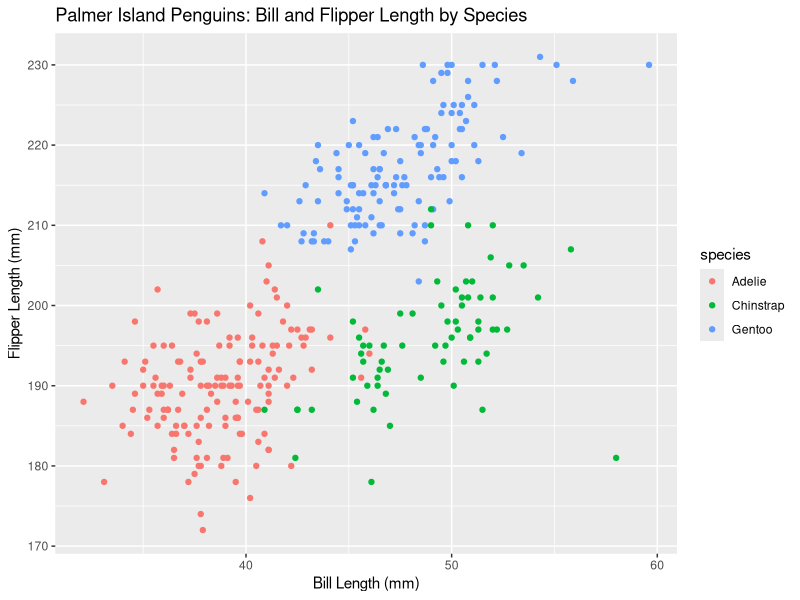
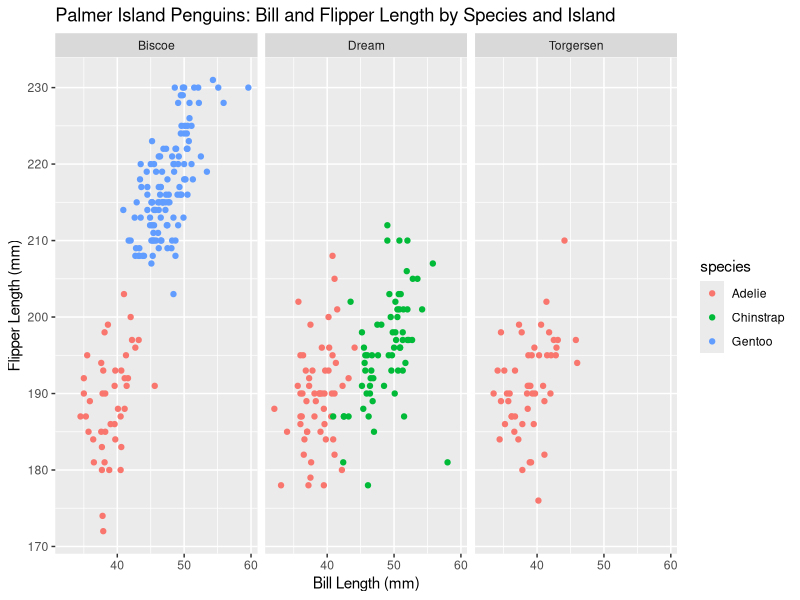
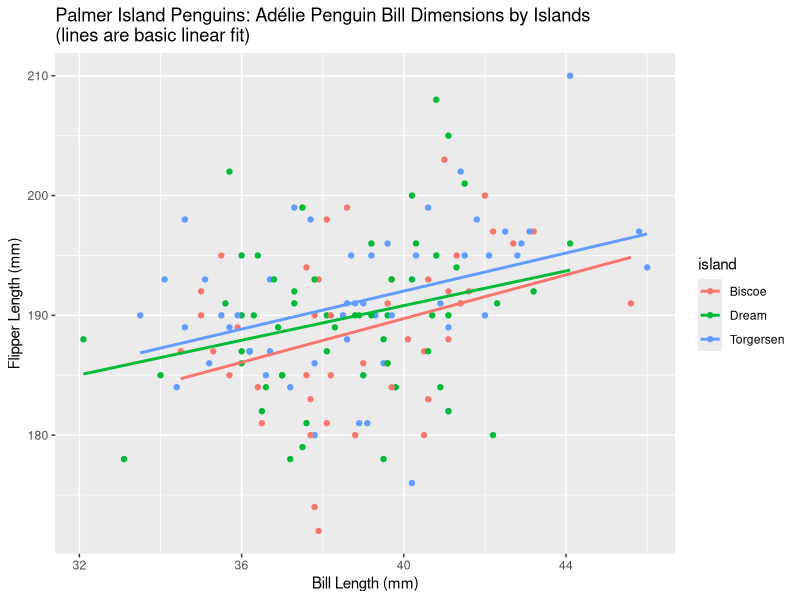
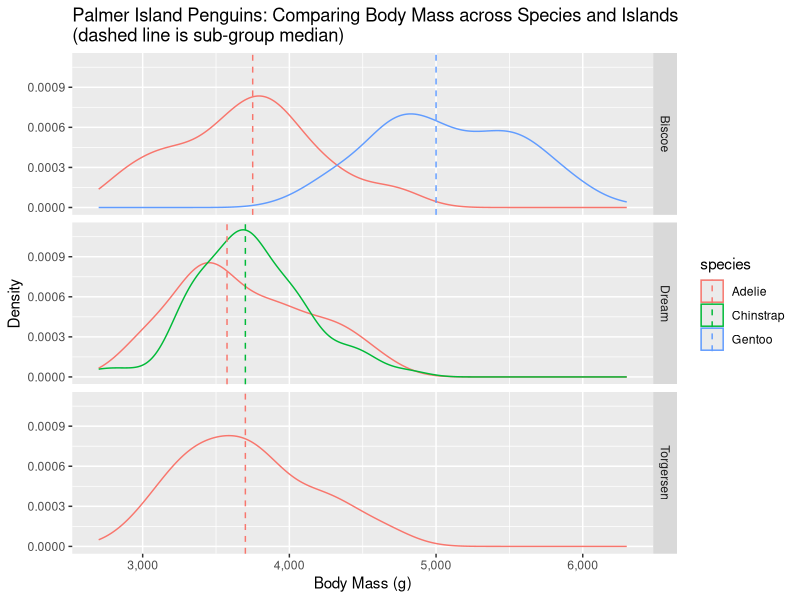

Here is the R script that generated these plots, in order:
## ---- chunk 1
#| echo: false
#| message: false
#| warning: false
library(tidyverse)
library(ggplot2)
library(palmerpenguins)
library(scales)

# data(package = 'palmerpenguins')

knitr::kable(head(penguins))
## ---- chunk 2
#| echo: false
#| message: false
#| warning: false
penguins %>% group_by(island, species) %>% summarise(count = n()) %>% knitr::kable()
## ---- chunk 3
#| echo: false
#| message: false
#| warning: false
ggplot(penguins, aes(x = bill_length_mm, y = flipper_length_mm, color = species)) +
  geom_point() +
  labs(title = "Palmer Island Penguins: Bill and Flipper Length by Species",
       x = "Bill Length (mm)",
       y = "Flipper Length (mm)")
## ---- chunk 4
#| echo: false
#| message: false
#| warning: false
ggplot(penguins, aes(x = bill_length_mm, y = flipper_length_mm, color = species)) +
  geom_point() +
  facet_wrap(vars(island)) +
  labs(title = "Palmer Island Penguins: Bill and Flipper Length by Species and Island",
       x = "Bill Length (mm)",
       y = "Flipper Length (mm)")
## ---- chunk 5
#| echo: false
#| message: false
#| warning: false
penguins %>% 
  filter(species == "Adelie") %>% 
  ggplot(aes(x = bill_length_mm, y = flipper_length_mm, color = island)) +
  geom_point() + 
  geom_smooth(method='lm', formula= y~x, se = FALSE) +
  labs(title = "Palmer Island Penguins: Adélie Penguin Bill Dimensions by Islands \n(lines are basic linear fit)",
       x = "Bill Length (mm)",
       y = "Flipper Length (mm)")
  
## ---- chunk 6
#| echo: false
#| message: false
#| warning: false
medians <- penguins %>% group_by(island, species) %>% summarise(median_body_mass = median(body_mass_g, na.rm = TRUE))

ggplot(penguins, aes(x = body_mass_g, color = species)) +
  geom_density() +
  facet_grid(vars(island)) +
  scale_x_continuous(labels = scales::comma) +
  scale_y_continuous(labels = scales::comma) +
  geom_vline(aes(xintercept = median_body_mass, color = species), medians, linetype="dashed") +
  labs(title = "Palmer Island Penguins: Comparing Body Mass across Species and Islands \n(dashed line is sub-group median)",
       x = "Body Mass (g)",
       y = "Density")
